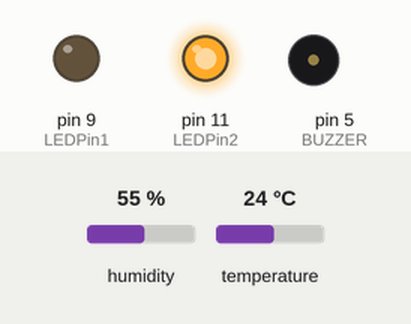
Recording of a sketch running on a simulated Arduino Uno, built with avr-gcc and run on an emulated ATmega328P. Shown: output pins drawn as LEDs (lit = HIGH), buzzer (waves = sounding, pin HIGH). The inputs (shaded band) are chosen by the test bench; at power-on: humidity 55 %, temperature 24 °C. What the sketch prints to the serial monitor is not drawn.

Above: at 0.1 s.
Timing chart, 0 to 1.6 s (numbered marks = the images above):
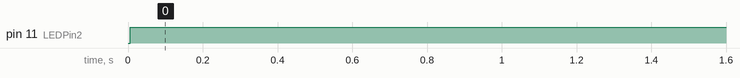

The sketch:

sketch_nov8b.ino
```cpp
// #include <DHT.h>

// int DHTPIN = 2;
// int LEDPin1 = 9;
// int LEDPin2 = 11;
// #define DHTTYPE DHT22

// DHT dht(DHTPIN, DHTTYPE);

// void setup() {
//   pinMode(LEDPin1, OUTPUT);
//   pinMode(LEDPin2, OUTPUT);
//   Serial.begin(9600);
//   dht.begin();
// }

// void loop() {

//   float humidity = dht.readHumidity();
//   float temperature = dht.readTemperature();

//   if(humidity > 60 && temperature > 30){
//     digitalWrite(LEDPin2, LOW);
//     digitalWrite(LEDPin1, HIGH);
//     Serial.println("High Temperature and Humidity");
//     delay(10000);
//     digitalWrite(LEDPin1, LOW);
//   }
//   if(humidity < 60 && temperature < 30){
//     digitalWrite(LEDPin2, HIGH);
//   }


//   if (isnan(humidity) || isnan(temperature)) {
//     Serial.println("Failed to read from DHT sensor!");
//     delay(2000);
//     return;
//   }

//   Serial.print("Humidity: ");
//   Serial.print(humidity);
//   Serial.print(" %\t");

//   Serial.print("Temperature: ");
//   Serial.print(temperature);
//   Serial.println(" °C");

//   delay(2000);
// }


#include <DHT.h>

int DHTPIN = 2;         // Pin where the DHT sensor is connected
int LEDPin1 = 9;        // LED Pin 1
int LEDPin2 = 11;       // LED Pin 2
#define DHTTYPE DHT22   // Define the sensor type

#define BUZZER 5

DHT dht(DHTPIN, DHTTYPE);

void setup() {
  pinMode(LEDPin1, OUTPUT);  // Initialize LED1 as output
  pinMode(LEDPin2, OUTPUT);  // Initialize LED2 as output
  pinMode(BUZZER, OUTPUT);
  Serial.begin(9600);         // Initialize serial communication
  dht.begin();                // Initialize the DHT sensor
}

void loop() {
  // Read humidity and temperature from the sensor
  float humidity = dht.readHumidity();
  float temperature = dht.readTemperature();

  // Check if the reading failed
  if (isnan(humidity) || isnan(temperature)) {
    Serial.println("Failed to read from DHT sensor!");
    delay(2000);  // Delay for 2 seconds before trying again
    return;
  }

  // Print humidity and temperature data to the Serial Monitor
  Serial.print("Humidity: ");
  Serial.print(humidity);
  Serial.print(" %\t");

  Serial.print("Temperature: ");
  Serial.print(temperature);
  Serial.println(" °C");

  // Condition 1: If both temperature > 30 and humidity > 60
  if (humidity > 60 && temperature > 30) {
    digitalWrite(LEDPin2, LOW);        // Turn off LED 2
    digitalWrite(LEDPin1, HIGH);       // Turn on LED 1
    tone(BUZZER, 85); //Set the voltage to high and makes a noise
    delay(1000);//Waits for 1000 milliseconds
    noTone(BUZZER);//Sets the voltage to low and makes no noise
    delay(1000);
    Serial.println("High Temperature and Humidity");
    delay(10000);                      // Keep the buzzer and LED on for 10 seconds
    digitalWrite(LEDPin1, LOW);        // Turn off LED 1

  }

  // Condition 2: If both temperature < 30 and humidity < 60
  if (humidity < 60 && temperature < 30) {
    digitalWrite(LEDPin2, HIGH);       // Turn on LED 2
  }

  delay(2000);  // Wait for 2 seconds before the next loop iteration
}
```

Measured:
- by itself, pin 11 (LEDPin2): LOW → HIGH at 0.01 s
